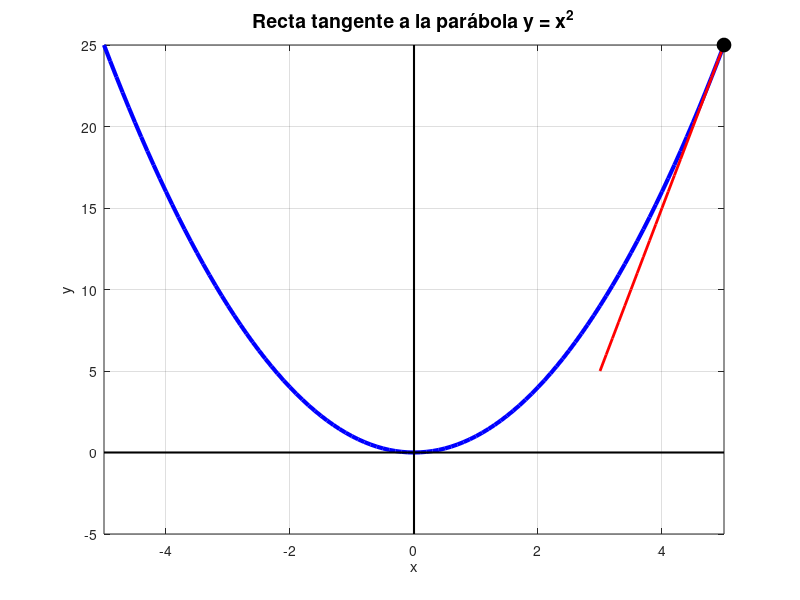

MATLAB code to generate this figure:
% Código en MATLAB para graficar una parábola, su derivada y la recta tangente

% Limpiar la pantalla y las variables
clc;
clear;

% Definir el rango de x para la parábola
x = -5:0.1:5;

% Definir la función de la parábola y = x^2
y = x.^2;

% Graficar la parábola
figure;
plot(x, y, 'b', 'LineWidth', 3); % Parábola en azul grueso
hold on;
grid on;
axis([-5 5 -5 25]); % Ajustar los ejes para mejor visualización
xlabel('x');
ylabel('y');
title('Recta tangente a la parábola y = x^2', 'FontSize', 14);

% Dibujar el eje x (y = 0)
plot([-5, 5], [0, 0], 'k', 'LineWidth', 1.5); % Eje x en negro

% Dibujar el eje y (x = 0)
plot([0, 0], [-5, 25], 'k', 'LineWidth', 1.5); % Eje y en negro

% Pausa inicial de 2 segundos
pause(2);

% Bucle para mover la recta tangente a lo largo de la parábola
for i = 1:length(x)
    % Punto actual en la parábola
    x0 = x(i);
    y0 = x0^2;
    
    % Derivada de y = x^2 (pendiente de la recta tangente)
    m = 2*x0; % dy/dx = 2x
    
    % Definir la recta tangente y = m(x - x0) + y0
    x_tangent = x0 - 2:0.1:x0 + 2; % Rango de x para la recta tangente
    y_tangent = m*(x_tangent - x0) + y0;
    
    % Graficar la recta tangente
    plot(x_tangent, y_tangent, 'r', 'LineWidth', 2); % Recta tangente en rojo
    plot(x0, y0, 'ko', 'MarkerFaceColor', 'k', 'MarkerSize', 10); % Punto de tangencia en negro
    
    % Pausa para visualizar el movimiento
    pause(0.05);
    
    % Borrar la recta tangente anterior (excepto en la última iteración)
    if i < length(x)
        clf;
        plot(x, y, 'b', 'LineWidth', 3); % Volver a graficar la parábola
        hold on;
        grid on;
        axis([-5 5 -5 25]); % Mantener los ejes ajustados
        xlabel('x');
        ylabel('y');
        title('Recta tangente a la parábola y = x^2', 'FontSize', 14);
        
        % Volver a dibujar los ejes x e y
        plot([-5, 5], [0, 0], 'k', 'LineWidth', 1.5); % Eje x en negro
        plot([0, 0], [-5, 25], 'k', 'LineWidth', 1.5); % Eje y en negro
    end
end